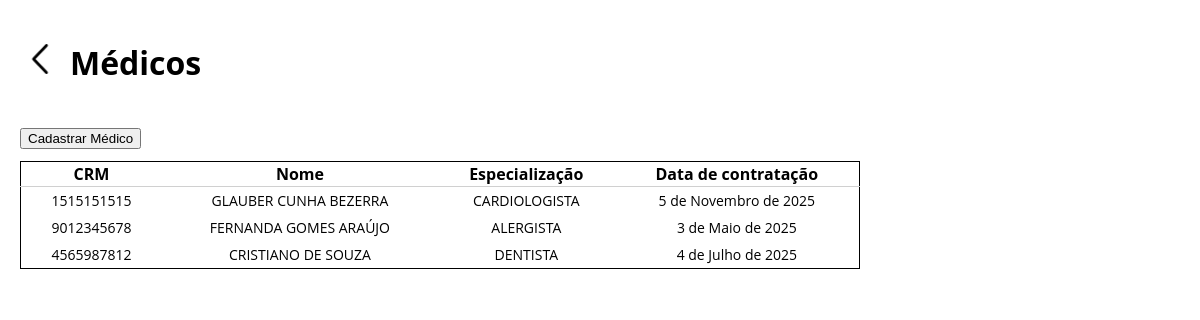
/medics/, run on an earlier commit of the app's database.
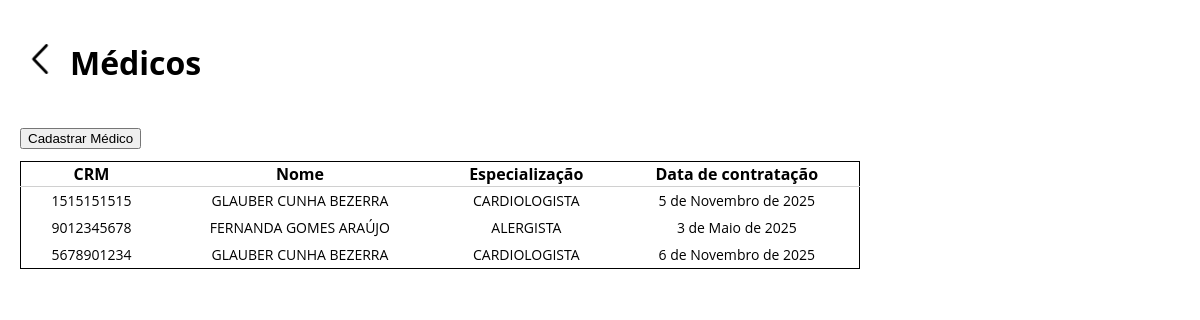
And on a later commit of the database.
### medics/models.py (models this page shows, shortened)
class Medics(models.Model):
    MEDIC_STATUS = [
        ("ocupado", "Ocupado"),
        ("disponivel", "Disponivel"),
        ("indisponivel", "Indisponivel"),
        ("aguardando", "Aguardando")
    ]
    crm = models.CharField(
        primary_key = True,
        unique = True,
        max_length = 20,
        null = False,
        blank = False,
        default = "0000000000"
    )
    name = models.CharField(
        max_length = 100,
        null = False,
        blank = False,
        default = "-"
    )
    spec = models.CharField(
        max_length = 100,
        default= 'Não informado'
    )
    hire_date = models.DateField(
    )
    status = models.CharField(
        max_length = 20,
        choices = MEDIC_STATUS,
        default = 'aguardando'
    )

### medics/views.py (the view)
# urls.py: path("", views.medics_list, name='medics_list'),
def medics_list(request, crm=None):
    if crm:
        medics = [get_object_or_404(Medics, crm=crm)]
    else:
        medics = Medics.objects.all().prefetch_related("exams")
    return render(request, "medics/medics_list.html", {"medics": medics})

### medics/templates/medics/medics_list.html (shortened to what this page needs)
<!DOCTYPE html>
<html lang="pt-br">
<head>
    {% load static %}
    <link rel="stylesheet" href="{% static "medics/style.css" %}">
</head>
<body>
    <header>
        <a href="{% url 'home' %}" class="head_btn">
            <img src="{% static 'medics/icons/back_icon.png' %}" alt="">
        </a>
        <h1>Médicos</h1>
    </header>
    <div class="tbl-actions">
        <button type="button" onclick="window.location='{% url 'add_medic' %}'">Cadastrar Médico</button>
    </div>
    <table class="medics" style="border: 1px solid black;">
        <thead>
            <tr class="t_header">
                <th>CRM</th>
                <th>Nome</th>
                <th>Especialização</th>
                <th>Data de contratação</th>
            </tr>
        </thead>
        <tbody>
            {% for m in medics %}
                <tr id="line" onclick="window.location='{% url 'get_medic' m.crm %}'">
                    <td>{{ m.crm }}</td>
                    <td>{{ m.name.upper }}</td>
                    <td>{{ m.spec.upper }}</td>
                    <td>{{ m.hire_date }}</td>
                </tr>
            {% empty %}
                <tr style="text-align: center;">
                    <td colspan="4"><i>Nenhum médico cadastrado.</i></td>
                </tr>
            {% endfor %}
        </tbody>
    </table>
</body>
</html>

What changed in the data, as far as the page shows it:
removed Medics: crm "4565987812", name "CRISTIANO DE SOUZA", spec "DENTISTA", hire_date "4 de Julho de 2025"
added Medics: crm "5678901234", name "GLAUBER CUNHA BEZERRA", spec "CARDIOLOGISTA", hire_date "6 de Novembro de 2025"
